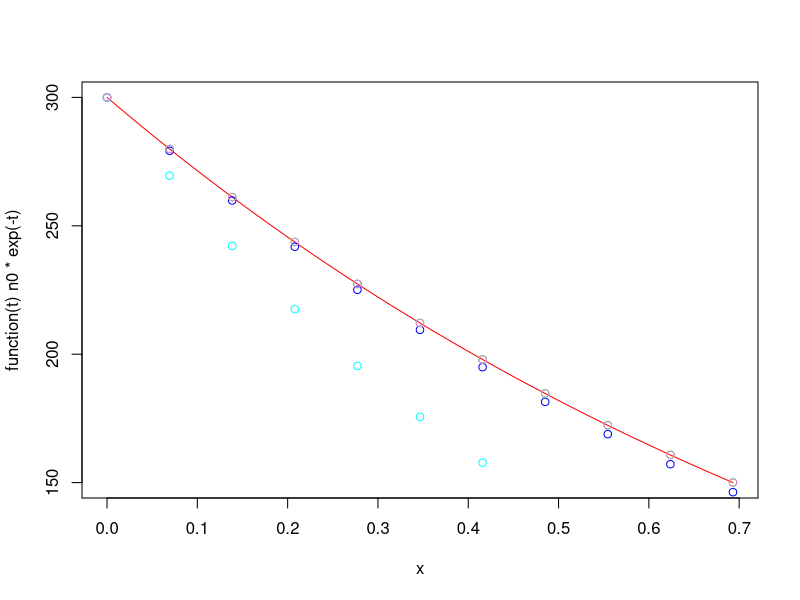

Generate this figure with R: (Note: this script raises an error after producing the figure.)
EulerStep <- function(f,x,y,h) {
	return(y+h*f(x,y))
}

EulerStepIIa <- function(f,x,y,h) {
	hpul <- h*0.5
	return(y+h*f(x+hpul,EulerStep(f,x,y,hpul)))
}

EulerStepIIb <- function(f,x,y,h) {
	fn <- f(x,y) + f(x,EulerStep(f,x,y,h)) / 2
	return(y+h*fn)
}

RK4 <- function(f,x,y,h) {
	hpul <- h*0.5
	k1 <- f(x,y)
	xshift <- x - hpul
	k2 <- f(xshift, y + hpul*k1)
	k3 <- f(xshift, y + hpul*k2)
	k4 <- f(x + h, y + h*k3)
	return(y+h*(k1+2*(k2+k3)+k4)/6)
}

f <- function(x,y){return(-y)}

tMax <- log(2)
N <- 10
dt <- tMax/N
t <- (0:N)*dt
t
n0 <- 300

n <- t
n[1] <- n0
for(i in 1:N) n[i+1] <- EulerStep(f, t[i], n[i], dt)



plot(function(t) n0*exp(-t), xlim=c(0,tMax), col="red")
points(t, n, col="blue")

nIIa <- t
nIIa[1] <- n0
for(i in 1:N) nIIa[i+1] <- EulerStepIIa(f, t[i], nIIa[i], dt)
points(t, nIIa, col="green")

nIIb <- t
nIIb[1] <- n0
for(i in 1:N) nIIb[i+1] <- EulerStepIIb(f, t[i], nIIb[i], dt)
points(t, nIIb, col="cyan")

nRK4 <- t
nRK4[1] <- n0
for(i in 1:N) nRK4[i+1] <- RK4(f, t[i], nRK4[i], dt)
points(t, nRK4, col="violet")

# ------------------------------------------------------
fS <- function(x,y){return(c(y[2], -y[1]-y[2]))}

tMax <- 4*pi
N <- 100
dt <- tMax/N
t <- (0:N)*dt
n0 <- 300

x <- matrix(nrow=N+1, ncol=2)
x[1,1] <- 1
x[1,2] <- 0
for(i in 1:N) x[i+1,] <- EulerStep(fS, t[i], x[i,], dt)
plot(y)
points(x[1,], col="blue")
